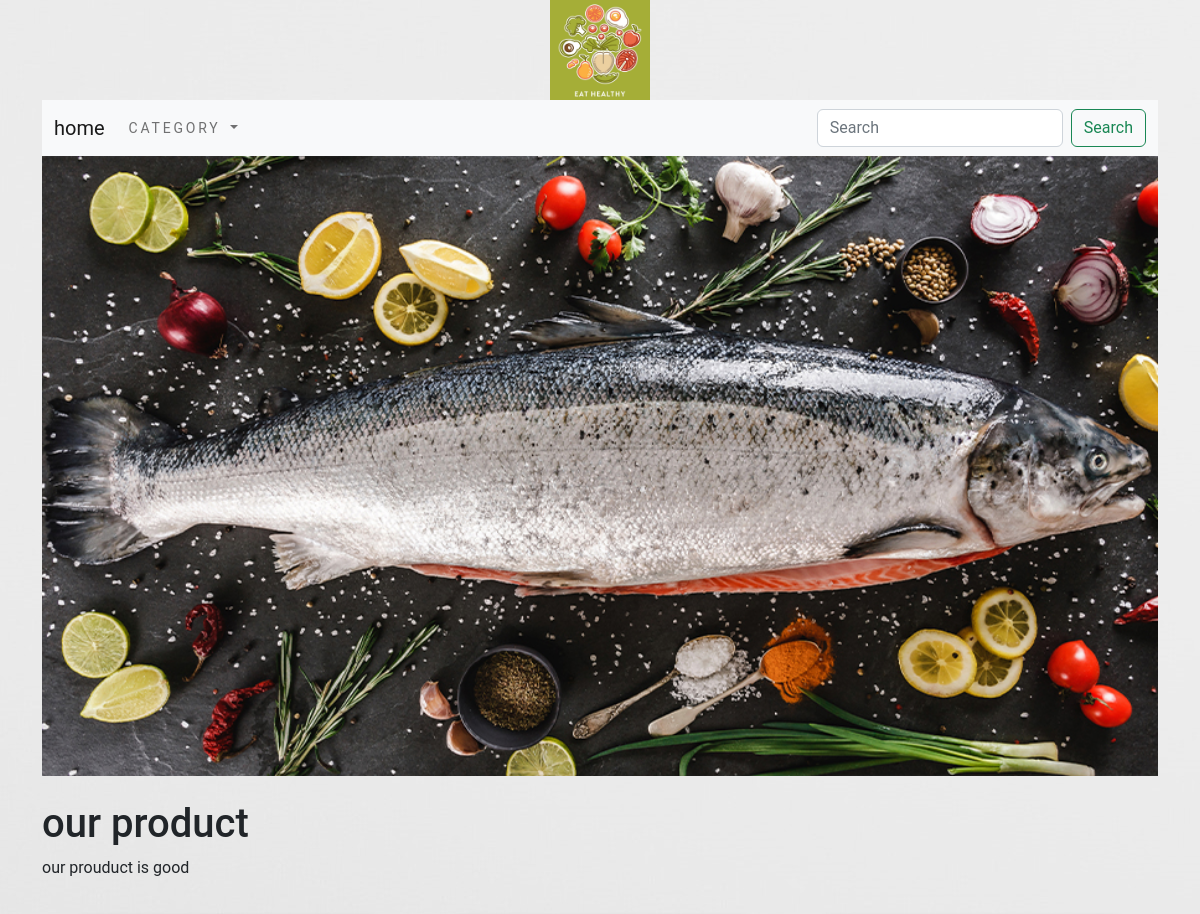
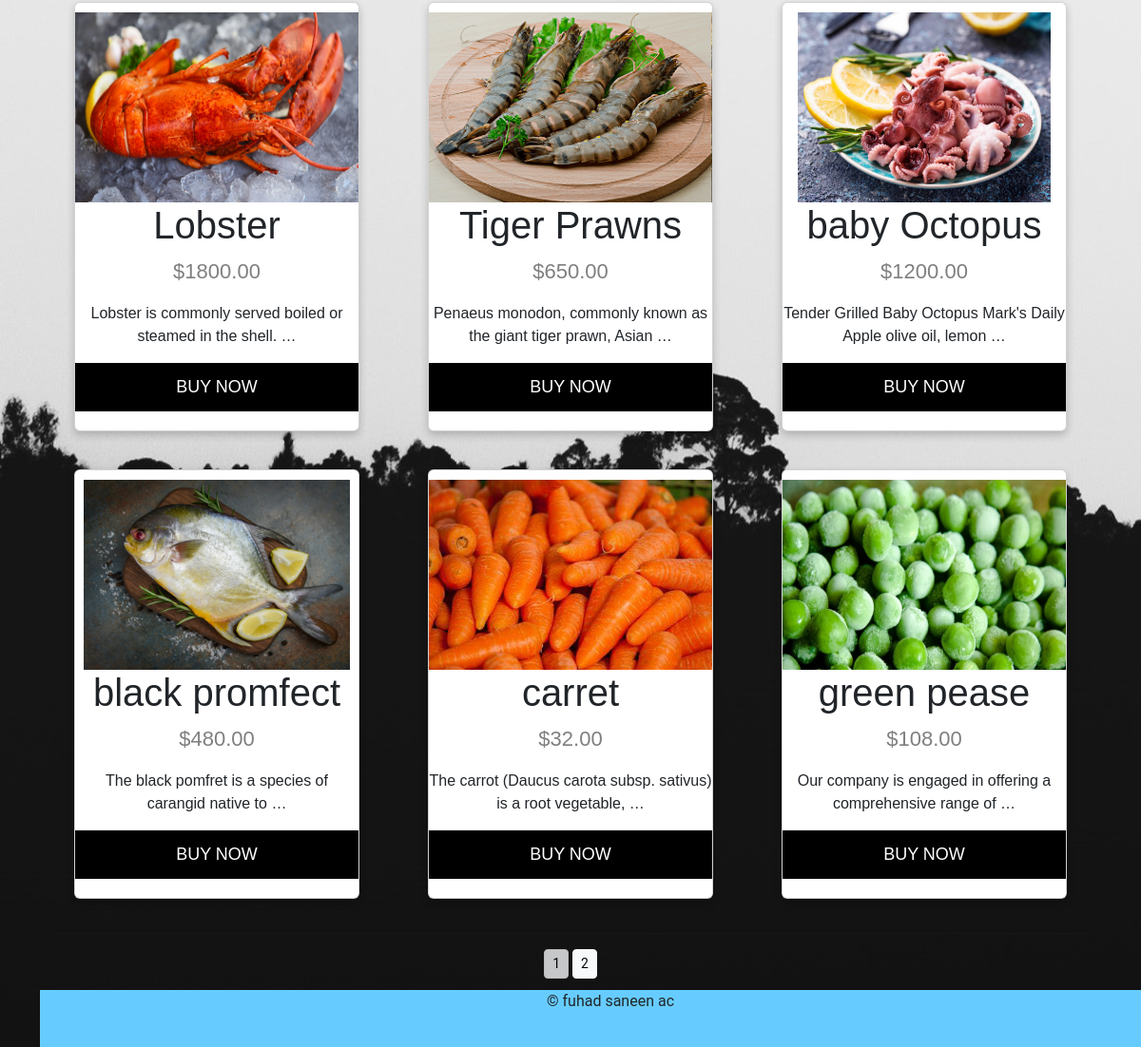
The app's page /shop/ with its own data (2 pictures, top to bottom).
### shop/models.py (models this page shows, shortened)
class Product(models.Model):
    name=models.CharField(max_length=250,unique=True)
    slug=models.SlugField(max_length=250,unique=True)
    desc=models.CharField(max_length=2500,blank=True)
    price=models.DecimalField(max_digits=10,decimal_places=2)
    category=models.ForeignKey(Category,on_delete=models.CASCADE)
    img=models.ImageField(upload_to='product',blank=True)
    stock=models.IntegerField()
    available=models.BooleanField(default=True)
    created=models.DateTimeField(auto_now_add=True)
    update=models.DateTimeField(auto_now=True)
    class Meta:
        ordering=('name',)
        verbose_name='product'
        verbose_name_plural='products'
    def get_url(self):
        return reverse('shop:proDetails',args=[self.category.slug,self.slug])

### shop/views.py (the view)
# urls.py: path('',views.allprodcat,name='allprodcat'),
def allprodcat(request,c_slug=None):
    c_page=None
    products_list=None
    if c_slug!=None:
        c_page=get_object_or_404(Category,slug=c_slug)
        products_list= Product.objects.all().filter(category=c_page,available=True)
    else:
        products_list=Product.objects.all().filter(available=True)
    paginator=Paginator(products_list,6)
    try:
        page=int(request.GET.get('page','1'))
    except:
        page=1
    try:
        products=paginator.page(page)
    except (EmptyPage,InvalidPage):
        products=paginator.page(paginator.num_pages)
    return render(request,'category.html',{'category':c_page,'products':products})

### cart/context_processors.py (called while the page is built)
def counter(request):
    item_count=0
    if 'admin' in request.path:
        return  {}
    else:
        try:
            cart=Cart.objects.filter(cart_id=_cart_id(request))
            car_items=CartItem.objects.all().filter(cart=cart[:1])
            for cart_item in car_items:
                item_count += cart_item.quantity
        except Cart.DoesNotExist:
            item_count=0
    return dict(item_count=item_count)

### cart/views.py (called while the page is built)
def _cart_id(request):
    cart=request.session.session_key
    if not cart:
        cart=request.session.create()
    return cart

### shop/context_processors.py (called while the page is built)
def menu_links(request):
    links=Category.objects.all()
    return dict(links=links)

### shop/models.py (called while the page is built)
    def get_url(self):
        return reverse('shop:product_by_category',args=[self.slug])

### templates/category.html (shortened to what this page needs)
{% extends 'base.html' %}
{% load static %}
{% block content %}
<div>
    {% if category %}
    <img src="{{category.img.url}}" width="100%" alt="{{category.name}}">
</div>
<br>
<div>
<h1>{{category.name}}</h1>
<p>{{category.desc}}</p>
</div>
    {% else %}
<div>
<img src="{% static 'img/banner.jpg' %}" WIDTH="100%" alt="{{category.name}}">
</div>
<br>
<div>
<h1>our product</h1>
<p>our prouduct is good</p>
</div>
{% endif %}
<div class="container text-center">
  <div class="row row-cols-3">
        {% for products in products.object_list %}
        <div CLASS="span" >
            <div class="card" >
                <div class="center">
              <img src="{{products.img.url}}" alt="{{products.name}}" height="200px" width="100%"  align="middle">
                </div>
              <h1>{{products.name}}</h1>
              <p class="price">${{products.price}}</p>
              <p>{{ products.desc|truncatewords:10}}</p>
              <a href="{{products.get_url}}"><button>BUY NOW</button></a>
            </div>
        </div>
        {% endfor %}
    </div>
    <div class="mx-auto">
        {% if products.paginator.num_pages > 1 %}
        <hr>
        <div class="text-center">
            {% for pg in products.paginator.page_range %}
            <a href="?page={{pg}}" class="btn btn-light btn-sm {% if products.number == pg %} active {% endif %}">{{pg}}</a>
            {% endfor %}
            <br>
            <br>
            <br>
        </div>
        {% endif %}
    </div>
 </div>
{% endblock %}

### templates/base.html (shortened to what this page needs)
{% load static %}
<!DOCTYPE html>
<html lang="en">
<head>
    <link href="{% static 'css/bootstrap.min.css' %}" rel="stylesheet" >
    <link href="{% static 'css/custom.css' %}" rel="stylesheet" >
</head>
<body background="{% static 'img/bg.jpg' %}">
<div class="container" >
{% include 'header.html' %}
{% include 'navber.html' %}
{% block content %}
{% endblock %}
    </div>
</body>
<br>
<div align="bottom">
    {% include 'footer.html' %}
</div>
</html>

### templates/header.html
{% load static %}
<header>
    <center>
        <a  href="{% url 'shop:allprodcat' %}">
        <img src="{% static 'img/logo.jpg' %}" width="100px" height="100px">
            </a>
    </center>
</header>

### templates/navber.html (shortened to what this page needs)
<nav class="navbar navbar-expand-lg bg-light">
  <div class="container-fluid">
    <a class="navbar-brand" href="{% url 'shop:allprodcat' %}">home</a>
    <div class="collapse navbar-collapse" id="navbarSupportedContent">
      <ul class="navbar-nav me-auto mb-2 mb-lg-0">
        <li class="nav-item dropdown {% if 'shop' in request.path %}active{% endif %}">
          <a class="nav-link dropdown-toggle" href="#" role="button" data-bs-toggle="dropdown" aria-expanded="false">
            CATEGORY
          </a>
        </li>
      </ul>
      <form class="d-flex"  action="{% url 'search:Searchresult' %}" method="get">
        <input class="form-control me-2" type="search"  name="q" placeholder="Search" aria-label="Search">
        <button class="btn btn-outline-success" type="submit">Search</button>
      </form>
    </div>
  </div>
</nav>

### templates/footer.html
<div>
  <footer class="footer navbar-fixed-bottom my_footer">
    <p>&copy; fuhad saneen ac</p>
  </footer>
</div>

### static/css/custom.css (style rules this page uses)
.nav-item { letter-spacing : .2em; font-size:14px; text-transform :uppercase }
.my_footer { position:fixed; bottom:0; width:100%; height:60px; background:#6cf; text-align: center; }
.span { padding-top: 20px; padding-bottom: 20px; }
.center { display: block; margin-left: auto; margin-right: auto; }
.card { box-shadow: 0 4px 8px 0 rgba(0, 0, 0, 0.2); max-width: 300px; margin: auto; text-align: center; font-family: arial; padding-top: 10px; padding-bottom: 20px; }
.price { color: grey; font-size: 22px; }
.card button { border: none; outline: 0; padding: 12px; color: white; background-color: #000; text-align: center; cursor: pointer; width: 100%; font-size: 18px; }
html, body { height: 100%; width: 100%; margin: 0; font-family: 'Roboto', sans-serif; }

### records on screen
Product: img (picture), name "Lobster", price "1800.00", desc "Lobster is commonly served boiled or steamed in the shell. …"
Product: img (picture), name "Tiger Prawns", price "650.00", desc "Penaeus monodon, commonly known as the giant tiger prawn, Asian …"
Product: img (picture), name "baby Octopus", price "1200.00", desc "Tender Grilled Baby Octopus Mark's Daily Apple olive oil, lemon …"
Product: img (picture), name "black promfect", price "480.00", desc "The black pomfret is a species of carangid native to …"
Product: img (picture), name "carret", price "32.00", desc "The carrot (Daucus carota subsp. sativus) is a root vegetable, …"
Product: img (picture), name "green pease", price "108.00", desc "Our company is engaged in offering a comprehensive range of …"

### other values on screen
{{ pg }} "1" "2"
